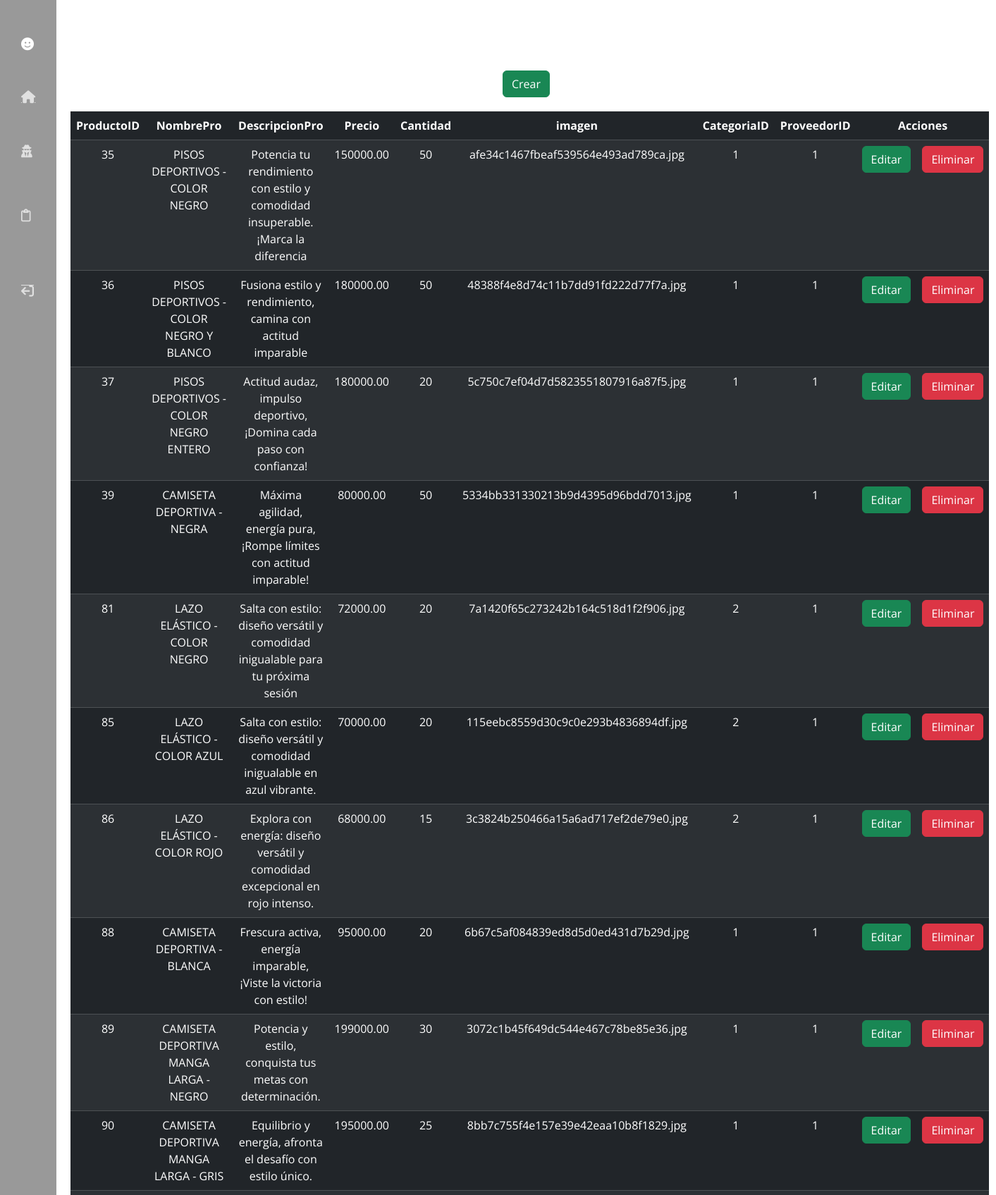
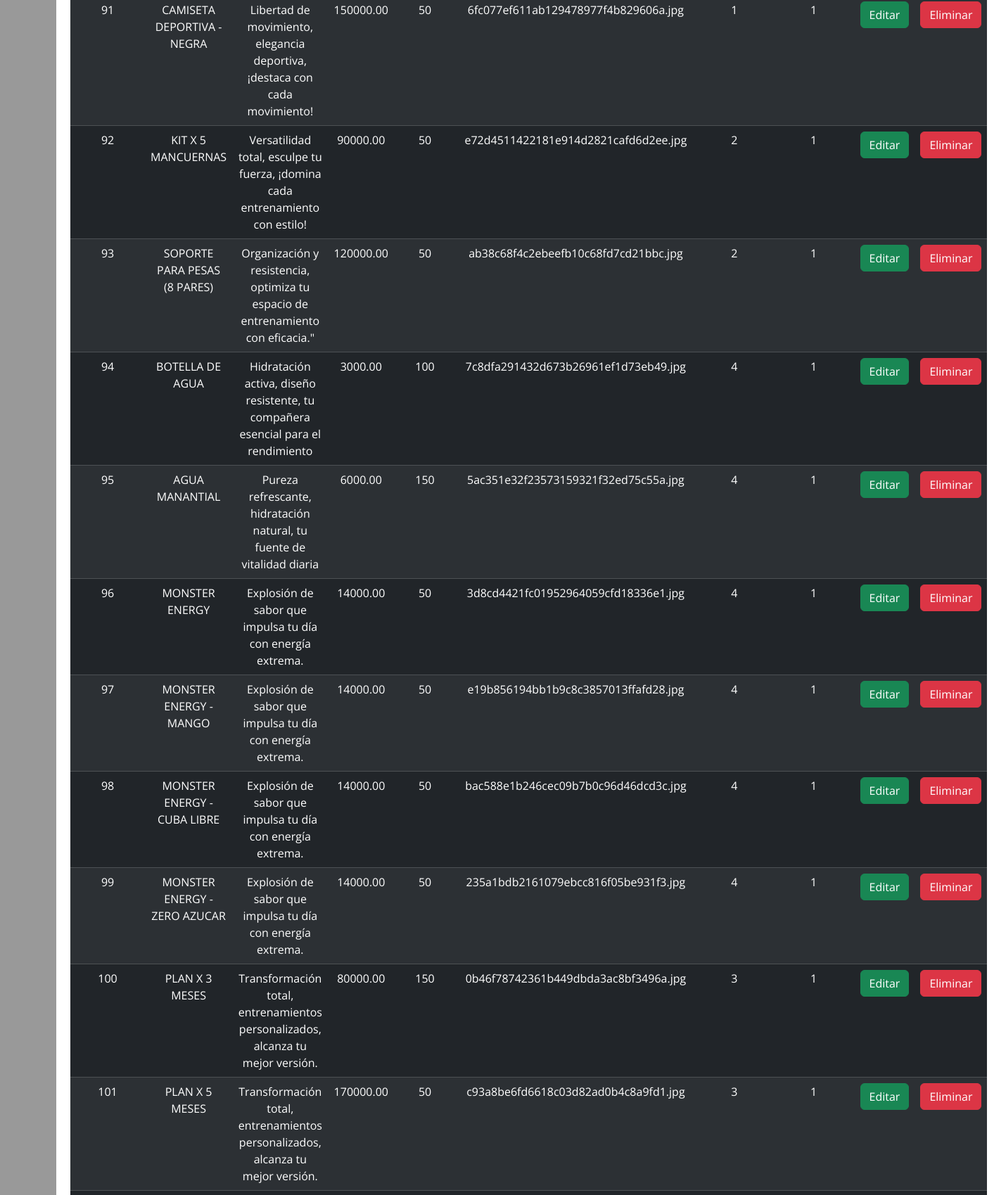
Screenshot of /adminTienda.php (signed in, upper part) with the database file from the repository (2 pictures, top to bottom).
### tables this page shows
CREATE TABLE `productos` (
  `ProductoID` int(11) NOT NULL,
  `NombrePro` varchar(80) NOT NULL,
  `DescripcionPro` varchar(80) NOT NULL,
  `Precio` decimal(10,2) NOT NULL,
  `Cantidad` int(11) NOT NULL,
  `imagen` varchar(50) NOT NULL,
  `CategoriaID` int(11) NOT NULL,
  `ProveedorID` int(11) NOT NULL,
  `Activo` int(11) NOT NULL
);

### adminTienda.php (the view, shortened to what this page needs)
<!DOCTYPE html>
<html lang="es">
<head>
    <link rel="stylesheet" href="css/productos.css">
    <link rel="stylesheet" href="https://cdn.jsdelivr.net/npm/bootstrap@5.3.2/dist/css/bootstrap.min.css">
</head>
<?php include("menu.php"); ?>
<body>
    <main>
        <div class="espacio-tabla">
            <a href="crear.php" class="btn btn-success boton-crear">Crear</a>
            <table class="table table-dark table-striped tablee">
                <thead>
                    <tr>
                        <th scope="col">ProductoID</th>
                        <th scope="col">NombrePro</th>
                        <th scope="col">DescripcionPro</th>
                        <th scope="col">Precio</th>
                        <th scope="col">Cantidad</th>
                        <th scope="col">imagen</th>
                        <th scope="col">CategoriaID</th>
                        <th scope="col">ProveedorID</th>
                        <th colspan="2" scope="col">Acciones</th>
                    </tr>
                </thead>
                <tbody>
                    <?php
                    if (!$conexion->connect_error) {
                        $sql = "SELECT * FROM productos";
                        $result = $conexion->query($sql);
                        if ($result && $result->num_rows > 0) {
                            while ($mostrar = $result->fetch_assoc()) {
                                ?>
                                <tr>
                                    <td><?php echo $mostrar['ProductoID'] ?></td>
                                    <td><?php echo $mostrar['NombrePro'] ?></td>
                                    <td><?php echo $mostrar['DescripcionPro'] ?></td>
                                    <td><?php echo $mostrar['Precio'] ?></td>
                                    <td><?php echo $mostrar['Cantidad'] ?></td>
                                    <td><?php echo $mostrar['imagen'] ?></td>
                                    <td><?php echo $mostrar['CategoriaID'] ?></td>
                                    <td><?php echo $mostrar['ProveedorID'] ?></td>
                                    <td>
                                        <a href="editar.php?id=<?php echo $mostrar['ProductoID'] ?>" class="btn btn-success">Editar</a>
                                    </td>
                                    <td>
                                        <form action="eliminar.php" method="post">
                                            <input class="btn btn-danger" type="submit" value="Eliminar" name="btnEliminar">
                                        </form>
                                    </td>
                                </tr>
                                <?php
                            }
                        } else {
                            echo "No se encontraron resultados.";
                        }
                    } else {
                        echo "Error en la conexión a la base de datos.";
                    }
                    ?>
                </tbody>
            </table>
        </div>
    </main>
</body>
</html>

### css/productos.css (style rules this page uses)
body { background-image: url(https://static.vecteezy.com/system/resources/previews/003/841/395/non_2x/abstract-dark-black-color-background-with-scratched-texture-free-photo.jpg); background-repeat: no-repeat; background-size: cover; }

### css/menu.css (style rules this page uses)
* { margin: 0; padding: 0; box-sizing: border-box; text-decoration: none; font-family: 'Open Sans', sans-serif; }
body { margin-left: 80px; margin-top: 80px; transition: margin-left 300ms cubic-bezier(0.785, 0.135, 0.15, 0.86); background-color: #FFFFFF; }
main { padding: 20px; }

### adminTienda.php (style rules this page uses)
body { background-color: #f8f9fa; color: white; }
main { text-align: center; margin-top: 20px; }
table { margin-top: 20px; }
table th, table td { color: white; }

### rows the page displays
productos: ProductoID "35", NombrePro "PISOS DEPORTIVOS - COLOR NEGRO", DescripcionPro "Potencia tu rendimiento con estilo y comodidad insuperable. ¡Marca la diferencia", Precio "150000.00", Cantidad "50", imagen "afe34c1467fbeaf539564e493ad789ca.jpg", CategoriaID "1", ProveedorID "1"
productos: ProductoID "36", NombrePro "PISOS DEPORTIVOS - COLOR NEGRO Y BLANCO", DescripcionPro "Fusiona estilo y rendimiento, camina con actitud imparable", Precio "180000.00", Cantidad "50", imagen "48388f4e8d74c11b7dd91fd222d77f7a.jpg", CategoriaID "1", ProveedorID "1"
productos: ProductoID "37", NombrePro "PISOS DEPORTIVOS - COLOR NEGRO ENTERO", DescripcionPro "Actitud audaz, impulso deportivo, ¡Domina cada paso con confianza!", Precio "180000.00", Cantidad "20", imagen "5c750c7ef04d7d5823551807916a87f5.jpg", CategoriaID "1", ProveedorID "1"
productos: ProductoID "39", NombrePro "CAMISETA DEPORTIVA - NEGRA", DescripcionPro "Máxima agilidad, energía pura, ¡Rompe límites con actitud imparable!", Precio "80000.00", Cantidad "50", imagen "5334bb331330213b9d4395d96bdd7013.jpg", CategoriaID "1", ProveedorID "1"
productos: ProductoID "81", NombrePro "LAZO ELÁSTICO - COLOR NEGRO", DescripcionPro "Salta con estilo: diseño versátil y comodidad inigualable para tu próxima sesión", Precio "72000.00", Cantidad "20", imagen "7a1420f65c273242b164c518d1f2f906.jpg", CategoriaID "2", ProveedorID "1"
productos: ProductoID "85", NombrePro "LAZO ELÁSTICO - COLOR AZUL", DescripcionPro "Salta con estilo: diseño versátil y comodidad inigualable en azul vibrante.", Precio "70000.00", Cantidad "20", imagen "115eebc8559d30c9c0e293b4836894df.jpg", CategoriaID "2", ProveedorID "1"
productos: ProductoID "86", NombrePro "LAZO ELÁSTICO - COLOR ROJO", DescripcionPro "Explora con energía: diseño versátil y comodidad excepcional en rojo intenso.", Precio "68000.00", Cantidad "15", imagen "3c3824b250466a15a6ad717ef2de79e0.jpg", CategoriaID "2", ProveedorID "1"
productos: ProductoID "88", NombrePro "CAMISETA DEPORTIVA - BLANCA", DescripcionPro "Frescura activa, energía imparable, ¡Viste la victoria con estilo!", Precio "95000.00", Cantidad "20", imagen "6b67c5af084839ed8d5d0ed431d7b29d.jpg", CategoriaID "1", ProveedorID "1"
productos: ProductoID "89", NombrePro "CAMISETA DEPORTIVA MANGA LARGA - NEGRO", DescripcionPro "Potencia y estilo, conquista tus metas con determinación.", Precio "199000.00", Cantidad "30", imagen "3072c1b45f649dc544e467c78be85e36.jpg", CategoriaID "1", ProveedorID "1"
productos: ProductoID "90", NombrePro "CAMISETA DEPORTIVA MANGA LARGA - GRIS", DescripcionPro "Equilibrio y energía, afronta el desafío con estilo único.", Precio "195000.00", Cantidad "25", imagen "8bb7c755f4e157e39e42eaa10b8f1829.jpg", CategoriaID "1", ProveedorID "1"
productos: ProductoID "91", NombrePro "CAMISETA DEPORTIVA - NEGRA", DescripcionPro "Libertad de movimiento, elegancia deportiva, ¡destaca con cada movimiento!", Precio "150000.00", Cantidad "50", imagen "6fc077ef611ab129478977f4b829606a.jpg", CategoriaID "1", ProveedorID "1"
productos: ProductoID "92", NombrePro "KIT X 5 MANCUERNAS", DescripcionPro "Versatilidad total, esculpe tu fuerza, ¡domina cada entrenamiento con estilo!", Precio "90000.00", Cantidad "50", imagen "e72d4511422181e914d2821cafd6d2ee.jpg", CategoriaID "2", ProveedorID "1"
productos: ProductoID "93", NombrePro "SOPORTE PARA PESAS (8 PARES)", DescripcionPro "Organización y resistencia, optimiza tu espacio de entrenamiento con eficacia.\"", Precio "120000.00", Cantidad "50", imagen "ab38c68f4c2ebeefb10c68fd7cd21bbc.jpg", CategoriaID "2", ProveedorID "1"
productos: ProductoID "94", NombrePro "BOTELLA DE AGUA", DescripcionPro "Hidratación activa, diseño resistente, tu compañera esencial para el rendimiento", Precio "3000.00", Cantidad "100", imagen "7c8dfa291432d673b26961ef1d73eb49.jpg", CategoriaID "4", ProveedorID "1"
productos: ProductoID "95", NombrePro "AGUA MANANTIAL", DescripcionPro "Pureza refrescante, hidratación natural, tu fuente de vitalidad diaria", Precio "6000.00", Cantidad "150", imagen "5ac351e32f23573159321f32ed75c55a.jpg", CategoriaID "4", ProveedorID "1"
productos: ProductoID "96", NombrePro "MONSTER ENERGY", DescripcionPro "Explosión de sabor que impulsa tu día con energía extrema.", Precio "14000.00", Cantidad "50", imagen "3d8cd4421fc01952964059cfd18336e1.jpg", CategoriaID "4", ProveedorID "1"
productos: ProductoID "97", NombrePro "MONSTER ENERGY - MANGO", DescripcionPro "Explosión de sabor que impulsa tu día con energía extrema.", Precio "14000.00", Cantidad "50", imagen "e19b856194bb1b9c8c3857013ffafd28.jpg", CategoriaID "4", ProveedorID "1"
productos: ProductoID "98", NombrePro "MONSTER ENERGY - CUBA LIBRE", DescripcionPro "Explosión de sabor que impulsa tu día con energía extrema.", Precio "14000.00", Cantidad "50", imagen "bac588e1b246cec09b7b0c96d46dcd3c.jpg", CategoriaID "4", ProveedorID "1"
productos: ProductoID "99", NombrePro "MONSTER ENERGY - ZERO AZUCAR", DescripcionPro "Explosión de sabor que impulsa tu día con energía extrema.", Precio "14000.00", Cantidad "50", imagen "235a1bdb2161079ebcc816f05be931f3.jpg", CategoriaID "4", ProveedorID "1"
productos: ProductoID "100", NombrePro "PLAN X 3 MESES", DescripcionPro "Transformación total, entrenamientos personalizados, alcanza tu mejor versión.", Precio "80000.00", Cantidad "150", imagen "0b46f78742361b449dbda3ac8bf3496a.jpg", CategoriaID "3", ProveedorID "1"
productos: ProductoID "101", NombrePro "PLAN X 5 MESES", DescripcionPro "Transformación total, entrenamientos personalizados, alcanza tu mejor versión.", Precio "170000.00", Cantidad "50", imagen "c93a8be6fd6618c03d82ad0b4c8a9fd1.jpg", CategoriaID "3", ProveedorID "1"
